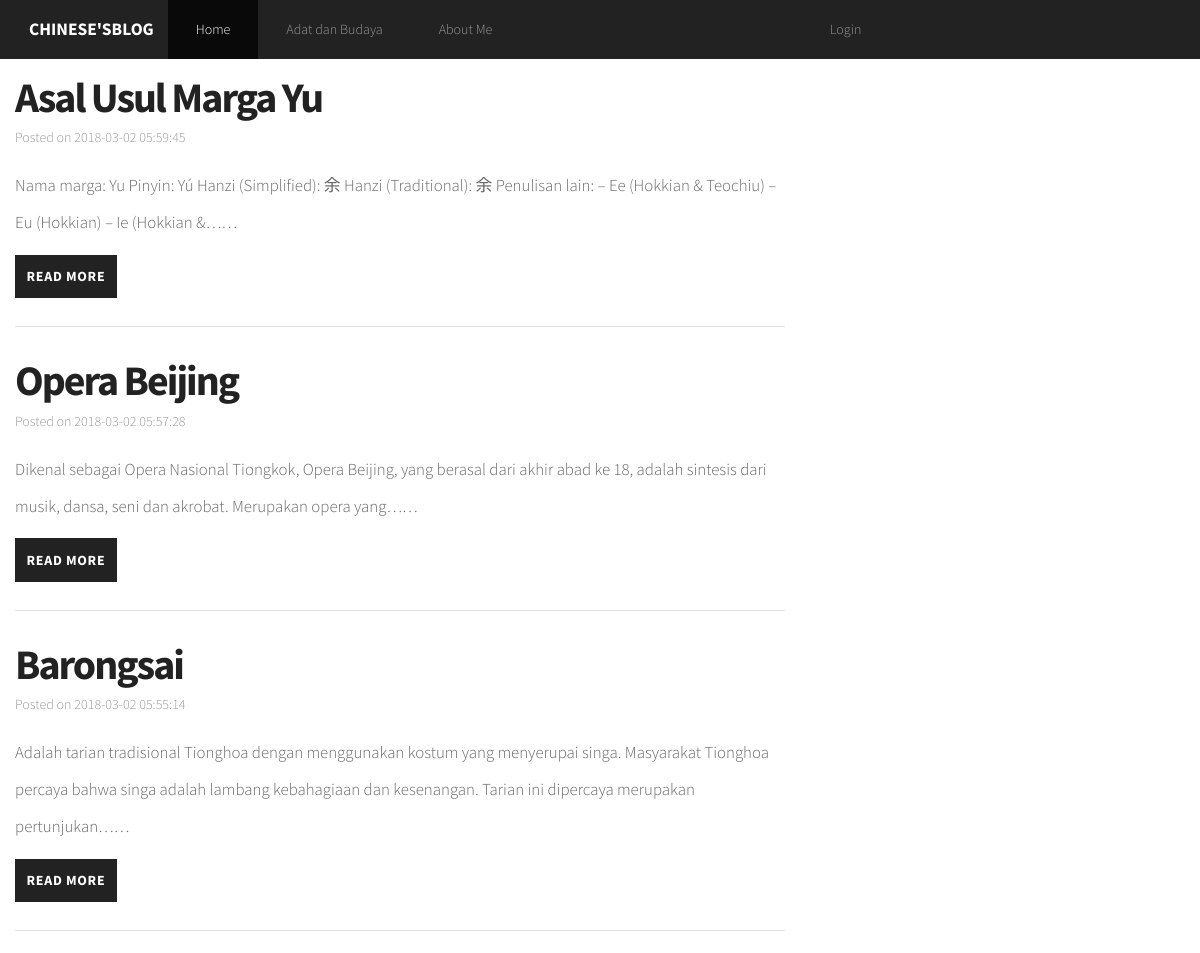
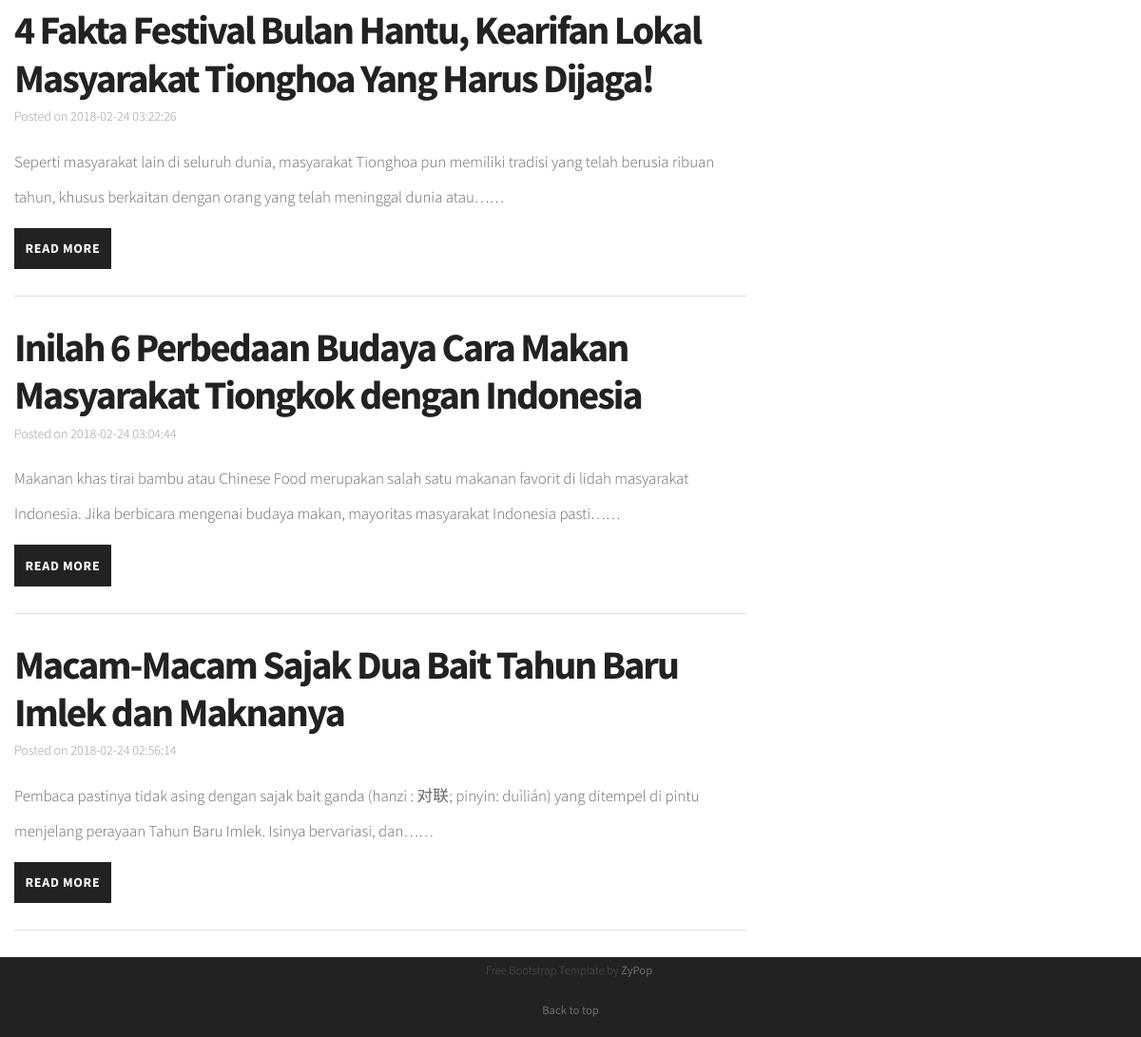
/index.php/adatbudaya, run on the app's committed database (2 pictures, top to bottom).
### tables this page shows
CREATE TABLE `adatbudaya` (
  `id_adatbudaya` int(11) NOT NULL,
  `nama_adat` varchar(100) NOT NULL,
  `deskripsi` text NOT NULL,
  `link_foto` text NOT NULL,
  `tgl_edit` datetime NOT NULL
);

### application/controllers/AdatBudaya.php (called while the page is built, shortened)
<?php
class AdatBudaya extends CI_Controller {
	 public function __construct() {
		 $this->load->model('m_adat');
	 }
	public function index()
	{
		$data['adat']=$this->m_adat->list_adatbudaya()->result();
		$this->load->view('templates/header');
		$this->load->view('templates/mainnav');
		$this->load->view('templates/listadatbudaya1',$data);
		$this->load->view('templates/footer');
	}
}

### index.php (called while the page is built, shortened)
<?php
require_once BASEPATH.'core/CodeIgniter.php';

### application/models/m_adat.php (called while the page is built, shortened)
<?php
class M_adat extends CI_Model{
		public function list_adatbudaya(){
			$this->db->select('*');
			$this->db->from('adatbudaya');
			$this->db->order_by("tgl_edit","desc");
			$query=$this->db->get();
      return $query;
    }
}

### application/views/templates/listadatbudaya1.php (the view, shortened to what this page needs)
<main class="container">
    <div class="row">
        <div class="col-md-8">
          <?php
    		    foreach($adat as $u){
          ?>
          <article>
              <h2 class="article-title"><?= $u->nama_adat ?></h2>
              <p class="article-meta">Posted on <time datetime="<?= $u->tgl_edit ?>"><?= $u->tgl_edit ?></time></a></p>
              <p><?php  $wordlimit = word_limiter($u->deskripsi,25);
                echo $wordlimit;?>&hellip;</p>
              <a href="<?= base_url()?>AdatBudaya/lihatdetail/<?= $u->id_adatbudaya ?>" class="btn btn-primary">Read more</a>
          </article>
          <?php
          } ?>
        </div>
    </div>
</main>

### application/views/templates/header.php (shortened to what this page needs)
<!doctype html>
<html lang="en">
	<head>
        <link rel="stylesheet" href="<?php echo base_url(); ?>assets/css/style.css">
        <link href="https://maxcdn.bootstrapcdn.com/font-awesome/4.7.0/css/font-awesome.min.css" rel="stylesheet">
    </head>
    <body>

### application/views/templates/mainnav.php (shortened to what this page needs)
<nav class="navbar fixed-top navbar-expand-md navbar-dark bg-primary">
    <div class="container">
        <a class="navbar-brand" href="<?= base_url()?>Home"><span>Chinese's</span>Blog</a>
        <div class="collapse navbar-collapse" id="mainNavbar">
            <ul class="navbar-nav mr-auto">
                <li class="nav-item active">
                        <a class="nav-link" href="<?= base_url()?>Home">Home <span class="sr-only">(current)</span></a>
                </li>
                <li class="nav-item">
                        <a class="nav-link" href="<?= base_url()?>AdatBudaya">Adat dan Budaya</a>
                </li>
                <li class="nav-item">
                        <a class="nav-link" href="<?= base_url()?>Tentangsaya">About Me</a>
                </li>
            </ul>
            <ul class="navbar-nav mr-auto">
              <?php
                if (isset($this->session->userdata['logged_in'])) {
                  $data = $this->session->userdata['logged_in'];
              ?><li class="nav-item dropdown">
                  <a class="nav-link dropdown-toggle" data-toggle="dropdown" href="#" role="button" aria-haspopup="true" aria-expanded="false">Pengaturan</a>
                    <div class="dropdown-menu navbar-dark bg-primary">
                        <a class="dropdown-item" href='<?= base_url()?>AdatBudaya/daftarblog'>Adat & Budaya</a>
                    </div>
              </li>
                <li class="nav-item"><a  class="nav-link" href=""> <?= $data['nama'] ?></a></li>
                <li class="nav-item"><a  class="nav-link" href='<?= base_url()?>login/logout'> Logout</a></li>
              <?php
                  }else{
              ?>
                  <li class="nav-item"><a  class="nav-link" href='<?= base_url()?>Login'>Login</a></li>
              <?php
                  }
              ?>
          </ul>
        </div>
    </div>
</nav>

### application/views/templates/footer.php (shortened to what this page needs)
<footer class="footer">
    <div class="footer-bottom">
            <p class="text-center">Free Bootstrap Template by <a href="https://zypopwebtemplates.com/">ZyPop</a>.</p>
            <p class="text-center"><a href="#">Back to top</a></p>
    </div>
</footer>
</body>
</html>

### data on the page
adatbudaya: nama_adat "Asal Usul Marga Yu", tgl_edit "2018-03-02 05:59:45", deskripsi "Nama marga: Yu Pinyin: Yú Hanzi (Simplified): 余 Hanzi (Traditional): 余 Penulisan lain: – Ee (Hokkian & Teochiu) – Eu (Hokkian) – Ie (Hokkian &…"
adatbudaya: nama_adat "Opera Beijing", tgl_edit "2018-03-02 05:57:28", deskripsi "Dikenal sebagai Opera Nasional Tiongkok, Opera Beijing, yang berasal dari akhir abad ke 18, adalah sintesis dari musik, dansa, seni dan akrobat. Merupakan opera yang…"
adatbudaya: nama_adat "Barongsai", tgl_edit "2018-03-02 05:55:14", deskripsi "Adalah tarian tradisional Tionghoa dengan menggunakan kostum yang menyerupai singa. Masyarakat Tionghoa percaya bahwa singa adalah lambang kebahagiaan dan kesenangan. Tarian ini dipercaya merupakan pertunjukan…"
adatbudaya: nama_adat "4 Fakta Festival Bulan Hantu, Kearifan Lokal Masyarakat Tionghoa Yang Harus Dijaga!", tgl_edit "2018-02-24 03:22:26", deskripsi "Seperti masyarakat lain di seluruh dunia, masyarakat Tionghoa pun memiliki tradisi yang telah berusia ribuan tahun, khusus berkaitan dengan orang yang telah meninggal dunia atau…"
adatbudaya: nama_adat "Inilah 6 Perbedaan Budaya Cara Makan Masyarakat Tiongkok dengan Indonesia", tgl_edit "2018-02-24 03:04:44", deskripsi "Makanan khas tirai bambu atau Chinese Food merupakan salah satu makanan favorit di lidah masyarakat Indonesia. Jika berbicara mengenai budaya makan, mayoritas masyarakat Indonesia pasti…"
adatbudaya: nama_adat "Macam-Macam Sajak Dua Bait Tahun Baru Imlek dan Maknanya", tgl_edit "2018-02-24 02:56:14", deskripsi "Pembaca pastinya tidak asing dengan sajak bait ganda (hanzi : 对联; pinyin: duìlián) yang ditempel di pintu menjelang perayaan Tahun Baru Imlek. Isinya bervariasi, dan…"
